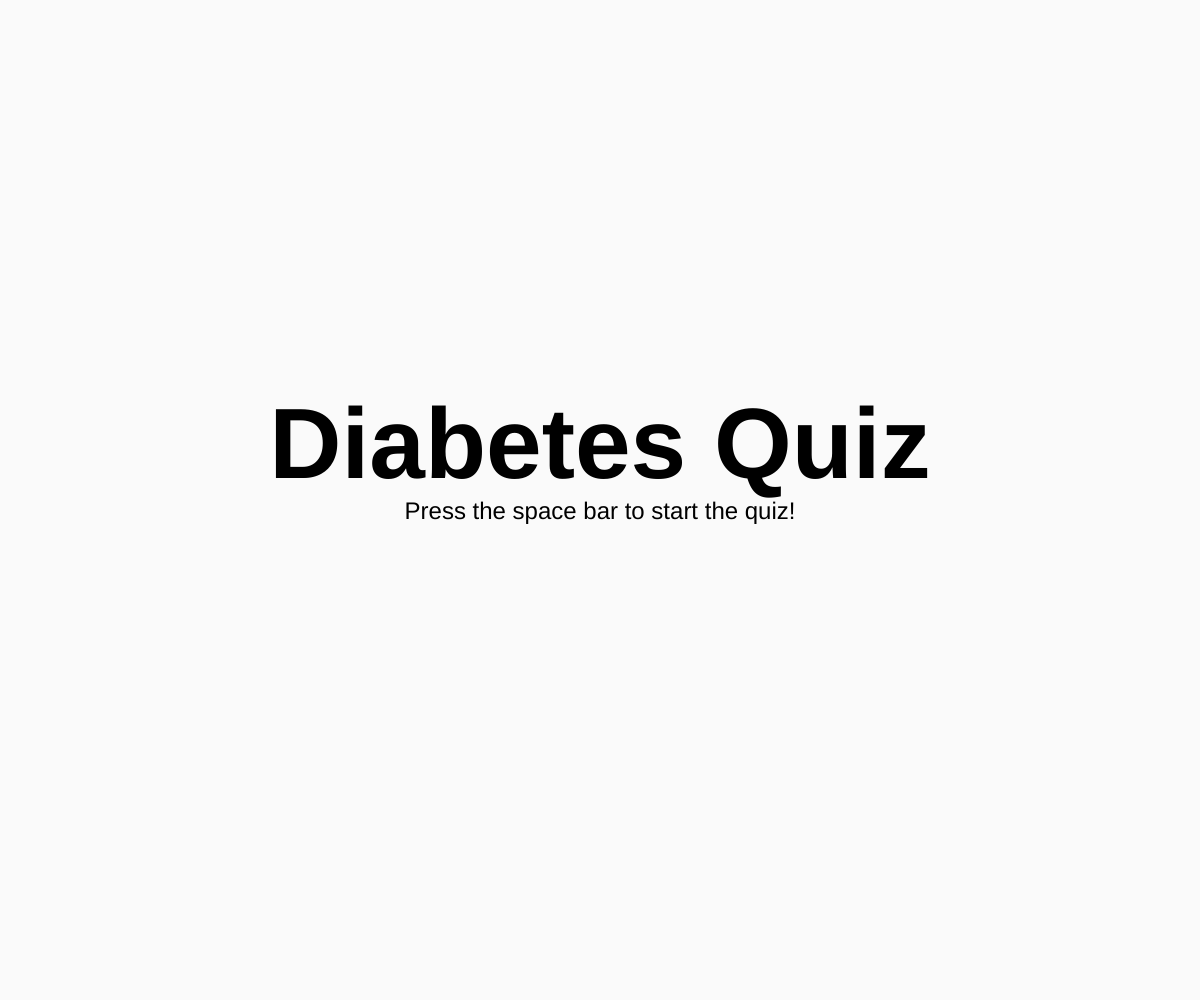
Frame 1 (no input)
Frame 60 (no input): identical to frame 1, image omitted
Frame 120 (the mouse pressed at the canvas centre since frame 60): identical to frame 1, image omitted

The p5.js sketch that drew this single still picture (run headless with seeded random() and noise() and a simulated clock; from frame 60 on, the mouse is pressed at the canvas centre):

// p5.js sketch
// ── sketch.js

let keys = {};

const QUIZ = [
  {
    "question": "Is diabetes 1 or diabetes 2 more likely to raise major health complications?",
    "answers": [
      "Diabetes 1",
      "Diabetes 2",
      "Equally dangerous",
      "Neither is dangerous"
    ],
    "correct": 0,
    "tip": "Type 1 usually requires more frequent treatment with daily insulin shots, though both are dangerous."
  },
  {
    "question": "How much physical activity daily does the CDC reccomend for adolescents?",
    "answers": [
      "30 minutes",
      "60 minutes",
      "90 minutes",
      "120 minutes"
    ],
    "correct": 1,
    "tip": "Excersizing to treat diabetes doesn't have to be hard; it can be as simple as taking a bike ride around the area or signing up for the local sports team."
  },
  {
    "question": "Which of these hormones does type 2 diabetes create a resistance to?",
    "answers": [
      "Testosterone",
      "Adrenaline",
      "Serotonin",
      "Insulin"
    ],
    "correct": 3,
    "tip": "Type 2 diabetes creates a resistance to insulin, which helps cells process the sugar in the bloodstream."
  }
];

let quizRunning = false;
let quizComplete = false;
let showingTip = false;

let score = 1000;

let fullShake = {x: 0, y: 0};
let shakeAmount = 0;

let index = 0;
let answersTried = [];

let questionLerp = 0;
let quizDt = 0;
let tipLerp = 0;

function setup() {
  createCanvas(windowWidth, windowHeight);
  windowResized();
}

function windowResized() {
  resizeCanvas(windowWidth, windowHeight);
}

function keyPressed() {
  keys[keyCode] = 0;
}

function keyReleased() {
  keys[keyCode] = -1;
}

function update() {

  Object.keys(keys).forEach(key => {
    if (keys[key] >= 0) {
      keys[key] += 1;
    }
  });

  if (!quizRunning && keys[' '.charCodeAt(0)] == 1) {
    quizRunning = true;
    quizComplete = false;
    score = 1000;
    fullShake = {x: 0, y: 0};
    shakeAmount = 0;
    index = 0;
    answersTried = [];
    questionLerp = 1;
    quizDt = 0;
  }

  if (quizRunning) {
    if (!showingTip) {
      shakeAmount = lerp(shakeAmount, 0, 0.1);
      fullShake = {x: random(-shakeAmount, shakeAmount), y: random(-shakeAmount, shakeAmount)};
      questionLerp = lerp(questionLerp, 0, 0.1);

      

      if (frameCount % 10 == 0) {
        score -= 1;
      }

      quizDt += 1;
    } else {
      if (keys[' '.charCodeAt(0)] == 1) {
        advanceQuestion();
      }
    }

    tipLerp = lerp(tipLerp, showingTip ? 1 : 0, 0.2);
  }

}

function advanceQuestion() {
  showingTip = false;
  index += 1;
  score += 1000;
  answersTried = [];
  if (index >= QUIZ.length) {
    quizComplete = true;
    quizRunning = false;
  } else {
    questionLerp = 1;
  }
}

function mousePressed() {
  if (quizRunning && !showingTip) {
    for (let i = 0; i < 4; i++) {
      if (mouseX > i * (width / 4) && mouseY > (3 * height / 8) && mouseX < i * (width / 4) + width / 4 && mouseY < (3 * height / 8) + height / 4) {
        if (i == QUIZ[index].correct) {
          if (!answersTried.includes(i)) {
            answersTried.push(i);
            showingTip = true;
          }
        } else {
          shakeAmount = 10;
          if (!answersTried.includes(i)) {
            answersTried.push(i);
            score -= 100 * answersTried.length * answersTried.length;
          }
        }

      }
    }
  }
}

function draw() {
  update();
  background(250);

  if (!quizRunning) {
    if (!quizComplete) {
      fill(0);
      textAlign(CENTER, BOTTOM);
      textSize(100);
      textStyle(BOLD);
      text("Diabetes Quiz", width / 2, height / 2);

      textAlign(CENTER, TOP);
      textSize(24);
      textStyle(NORMAL);
      text("Press the space bar to start the quiz!", width / 2, height / 2);
    } else {
      fill(0);
      textAlign(CENTER, TOP);
      textSize(100);
      textStyle(BOLD);
      text("Quiz Results", width / 2, height / 4);

      textSize(48);
      textStyle(NORMAL);
      text(score, width / 2, height / 2);

      let scorePercent = score / ((index + 1) * 1000);
      text(nf(scorePercent * 100, 1, 1) + "% (" + getVerbalEquivalent(scorePercent) + ")", width / 2, height / 2 + height / 8);
      
      textSize(24);
      textAlign(CENTER, BOTTOM);
      text("Score", width / 2, height / 2);
      text("Grade", width / 2, height / 2 + height / 8);

      textSize(16);
      text("Press the space bar to try again!", width / 2, height / 2 + height / 4);
    }
  } else {
    push();

    translate(width / 2, height / 2);
    rotate(map(noise(quizDt * 0.01, 300), 0, 1, -0.02, 0.02));
    translate(map(noise(quizDt * 0.01, 100), 0, 1, -10, 10) + fullShake.x, map(noise(quizDt * 0.01, 200), 0, 1, -10, 10) + fullShake.y - questionLerp * height / 4);

    function drawBox(x, y, i) {

      stroke(0);
      fill(200);
      if (QUIZ[index].correct == i && answersTried.includes(i)) {
        fill(0, 200, 0);
      } else if (answersTried.includes(i)) {
        fill(200, 0, 0);
      }

      if (mouseX > x * (width / 4) && mouseY > (3 * height / 8) + y * (width / 4) && mouseX < x * (width / 4) + width / 4 && mouseY < (3 * height / 8) + y * (width / 4) + height / 4) {
        if (QUIZ[index].correct == i && answersTried.includes(i)) {
          fill(20, 210, 20);
        } else if (answersTried.includes(i)) {
          fill(210, 20, 20);
        } else {
          fill(210);
        }
        
      }
      rect(-width / 2 + x * (width / 4), -height / 8 + y * (width / 4), width / 4, height / 4);

      textAlign(CENTER, CENTER);
      fill(0);
      noStroke();
      textSize(16);
      text(QUIZ[index].answers[i], -width / 2 + x * (width / 4) + width / 8, -height / 8 + y * (width / 4) + height / 8);

    }
    

    stroke(0);
    fill(200);

    for (let i = 0; i < 4; i++) {
      drawBox(i, 0, i);
    }
    

    fill(0);
    textSize(32);
    textAlign(CENTER, CENTER);
    textStyle(BOLD);
    text(QUIZ[index].question, 0, -height / 4);

    textSize(32);
    text(score, 0, height / 5);

    let scorePercent = score / ((index + 1) * 1000);
    
    text(nf(scorePercent * 100, 1, 1) + "% (" + getVerbalEquivalent(scorePercent) + ")", 0, height / 5 + height / 12);
    
    text((index + 1) + " / " + QUIZ.length, 0, height / 5 + height / 6);

    textSize(16);
    textStyle(NORMAL);
    text("Score", 0, height / 5 - 24);
    text("Grade", 0, height / 5 + height / 12 - 24);
    text("Progress", 0, height / 5 + height / 6 - 24);

    pop();

    fill(255, 100 * tipLerp);
    rect(0, 0, width, height);

    stroke(0);
    fill(255);
    rect(10, -height / 2 + height * tipLerp - 30, width - 20, 60);
    
    noStroke();
    textAlign(CENTER, CENTER);
    fill(0);
    textSize(24);
    text(QUIZ[index].tip, width / 2, - height / 2 + height * tipLerp);

    textSize(12);
    text("Press space to continue", width / 2, -height / 2 + height * tipLerp + 22);
  }
}

function getVerbalEquivalent(p) {
  if (p > 0.9667) {
    return "Outstanding";
  } else if (p > 0.9333) {
    return "Excellent";
  } else if (p > 0.90) {
    return "Nearly Excellent";
  } else if (p > 0.8667) {
    return "Very Good";
  } else if (p > 0.8333) {
    return "Good";
  } else if (p > 0.80) {
    return "Fairly Good";
  } else if (p > 0.7667) {
    return "Better than Satisfactory";
  } else if (p > 0.7333) {
    return "Satisfactory";
  } else if (p > 0.7) {
    return "Less than Satisfactory";
  } else if (p > 0.6) {
    return "Barely Passing";
  } else if (p > 0) {
    return "Fail";
  }
  return "Complete Faliure";
}
